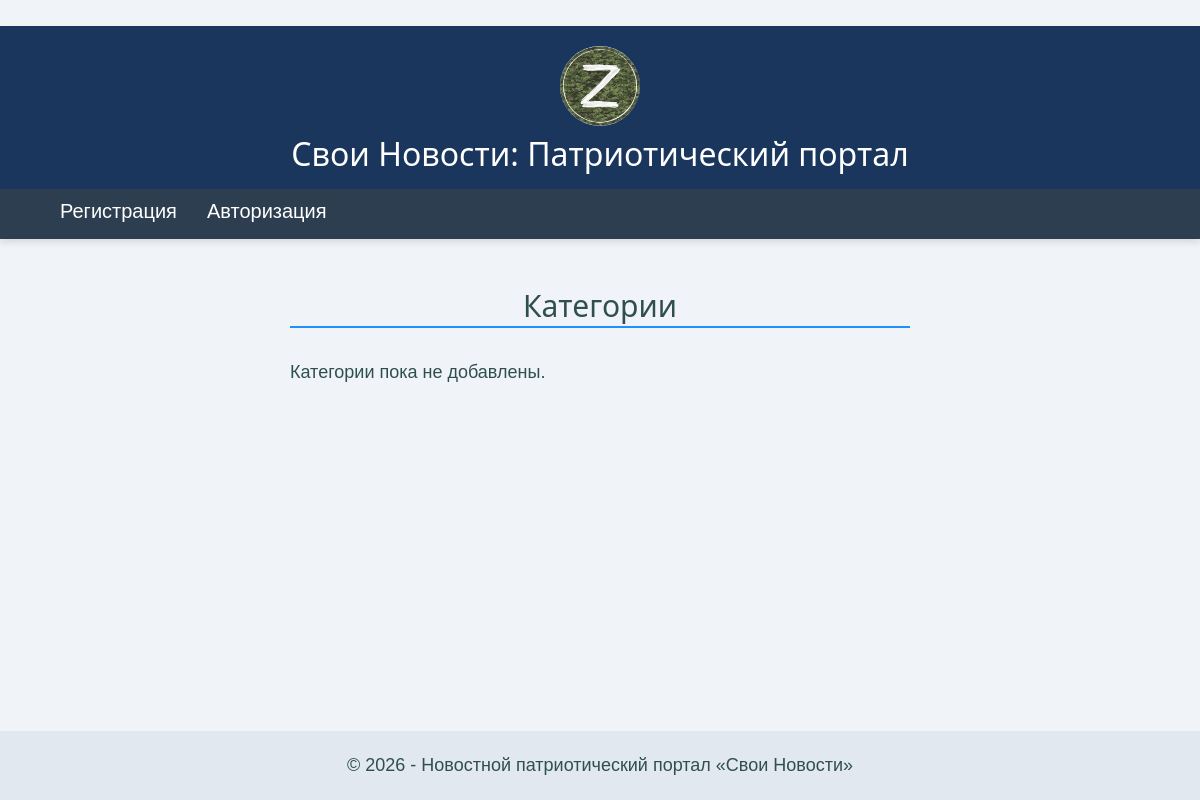
Page /category/ on the earlier database version.
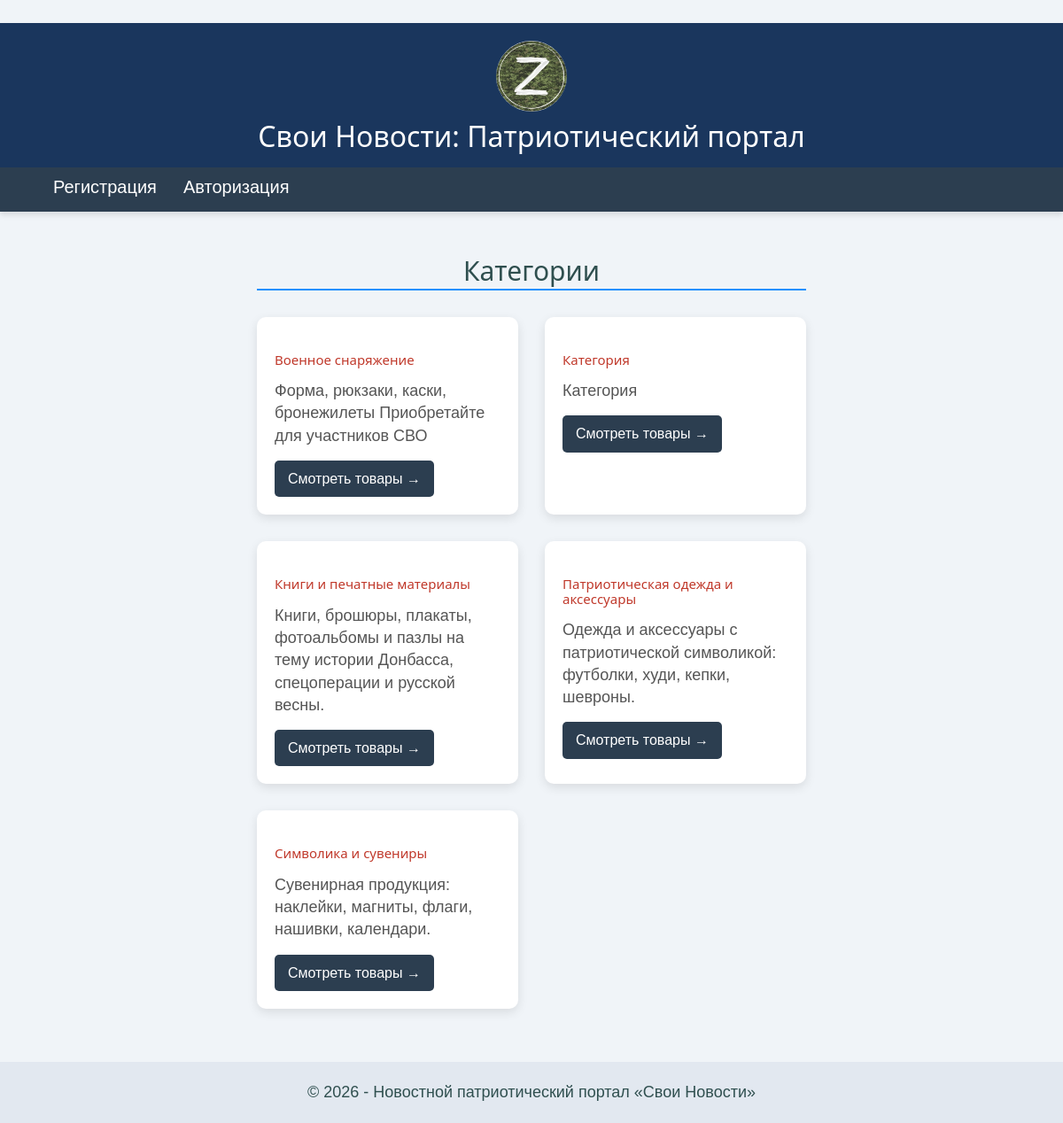
Same page on the later database version.
### app/models.py (models this page shows, shortened)
class Category(models.Model):
    title = models.CharField(max_length=100,verbose_name="Название категории каталога", unique = True)
    description = models.TextField(verbose_name="Описание категории каталога")
    class Meta:
        db_table = "Categories"
        ordering = ["title"]
        verbose_name = "Категории каталога"
        verbose_name_plural = "Категории каталога"

### app/views.py (the view)
# urls.py: path('category/', views.category, name='category'),
def category(request):
    assert isinstance(request, HttpRequest)
    categories = Category.objects.all()
    return render(
        request,
        'app/category.html',
        {
            'title':'Категории',
            'categories': categories,
            'year': datetime.now().year,
        }
    )

### app/templates/app/category.html
﻿{% extends "app/layout.html" %}
{% block content %}
<h2 class="page-title">{{ title }}</h2>
<div class="category-grid">
    {% for category in categories %}
    <div class="category-card">
        <h3 class="category-title">
            <a href="{% url 'category_elements' parametr=category.id %}">
                {{ category.title }}
            </a>
        </h3>
        <p class="category-description">{{ category.description|truncatewords:20 }}</p>
        <a href="{% url 'category_elements' parametr=category.id %}" class="btn-category">
            Смотреть товары →
        </a>
    </div>
    {% empty %}
    <p>Категории пока не добавлены.</p>
    {% endfor %}
</div>
{% endblock %}

### app/templates/app/layout.html (shortened to what this page needs)
﻿{% load static %}
<!DOCTYPE html>
<html>
<head>
    <link rel="stylesheet" type="text/css" href="{% static 'app/content/bootstrap.min.css' %}" />
    <link rel="stylesheet" type="text/css" href="{% static 'app/content/site.css' %}" />
</head>
<body>
    <header id="main-header">
        <div class="header-top">
            <a href="{% url 'home' %}">
                <img src="{% static 'app/content/логотип.jpg' %}" alt="Логотип" class="site-logo">
            </a>
            <h1>Свои Новости: Патриотический портал</h1>
        </div>
        <nav class="navbar navbar-inverse header-nav">
            <div class="container">
                <div class="navbar-collapse collapse">
                    <ul class="nav navbar-nav">
                        {% if not user.is_authenticated %}
                            <li><a href="{% url 'registration' %}">Регистрация</a></li>
                            <li><a href="{% url 'login' %}">Авторизация</a></li>
                        {% endif %}
                    </ul>
                </div>
            </div>
        </nav>
    </header>
    <main class="page-content">
        {% block content %}{% endblock %}
    </main>
    <footer>
        <p>&copy; {{ year }} - Новостной патриотический портал «Свои Новости»</p>
    </footer>
</body>
</html>

### app/static/app/content/site.css (style rules this page uses)
﻿html, body { height: 100%; margin: 0; padding: 0; }
body { background-color: #f0f4f8; color: #333333; font-family: Arial; font-size: 16px; line-height: 1.6; min-height: 100vh; display: flex; flex-direction: column; }
#main-header { background-color: #1a365d; color: #ffffff; box-shadow: 0 4px 6px rgba(0,0,0,0.1); padding-top: 20px; }
.header-top { text-align: center; padding-bottom: 18px; }
.site-logo { height: 80px; width: 80px; border-radius: 50%; margin-bottom: 10px; }
#main-header h1 { margin: 0; font-size: 32px; }
.header-nav { margin-bottom: 0; border-radius: 0; border: none; }
.page-content { flex: 1; max-width: 1100px; width: 100%; margin: 30px auto 0 auto; padding: 0 240px 30px 240px; box-sizing: border-box; }
footer { margin-top: auto; text-align: center; padding: 20px; background-color: #e2e8f0; color: #4a5568; width: 100%; box-sizing: border-box; }
footer p { margin: 0; }
a { color: dodgerblue; text-decoration: none; transition: color 0.2s ease; }
p { font-size: 18px; line-height: 1.6; color: darkslategray; }
h1, h2, h3, h4, h5, h6 { font-family: 'Segoe UI', Tahoma, Geneva, Verdana, sans-serif; }
h2.page-title, h2 { color: darkslategray; border-bottom: 2px solid dodgerblue; padding-bottom: 4px; margin-bottom: 16px; text-align: center; }
.navbar-inverse { background-color: #2c3e50; border: none; }
.navbar-inverse .navbar-nav > li > a { color: white; font-size: 20px; font-weight: 500; padding-top: 12px; padding-bottom: 12px; }
.category-grid { display: grid; grid-template-columns: repeat(auto-fill, minmax(280px, 1fr)); gap: 30px; margin: 30px 0; }
.category-card { background: #fff; border-radius: 10px; box-shadow: 0 4px 12px rgba(0,0,0,0.1); padding: 20px; transition: transform 0.2s; }
.category-title a { text-decoration: none; color: #c0392b; font-size: 1.5rem; }
.category-description { color: #555; line-height: 1.4; margin: 15px 0; }
.btn-category { display: inline-block; background: #2c3e50; color: white; padding: 8px 15px; border-radius: 5px; text-decoration: none; }

Differences in the rows shown:
added Category: title "Военное снаряжение", description "Форма, рюкзаки, каски, бронежилеты Приобретайте для участников СВО"
added Category: title "Категория", description "Категория"
added Category: title "Книги и печатные материалы", description "Книги, брошюры, плакаты, фотоальбомы и пазлы на тему истории Донбасса, спецоперации и русской весны."
added Category: title "Патриотическая одежда и аксессуары", description "Одежда и аксессуары с патриотической символикой: футболки, худи, кепки, шевроны."
added Category: title "Символика и сувениры", description "Сувенирная продукция: наклейки, магниты, флаги, нашивки, календари."
Other differences:
text no longer shown: "Категории пока не добавлены."
